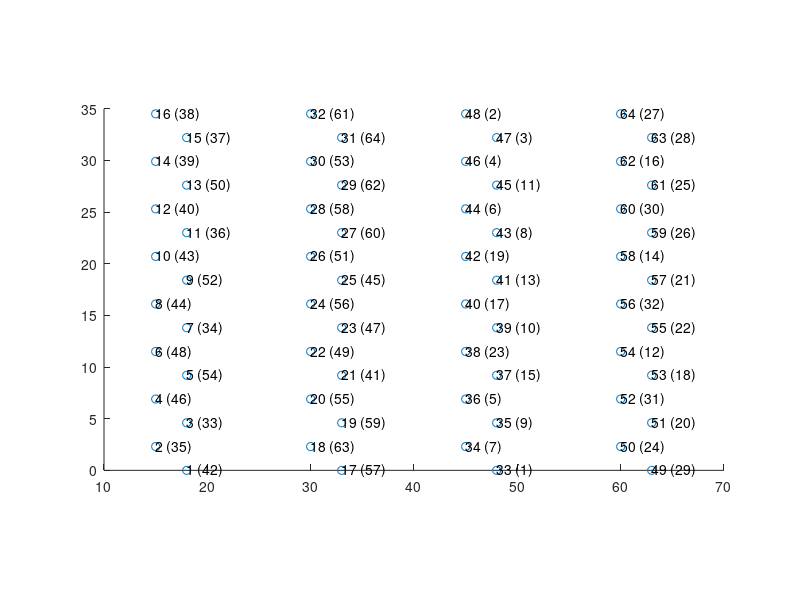
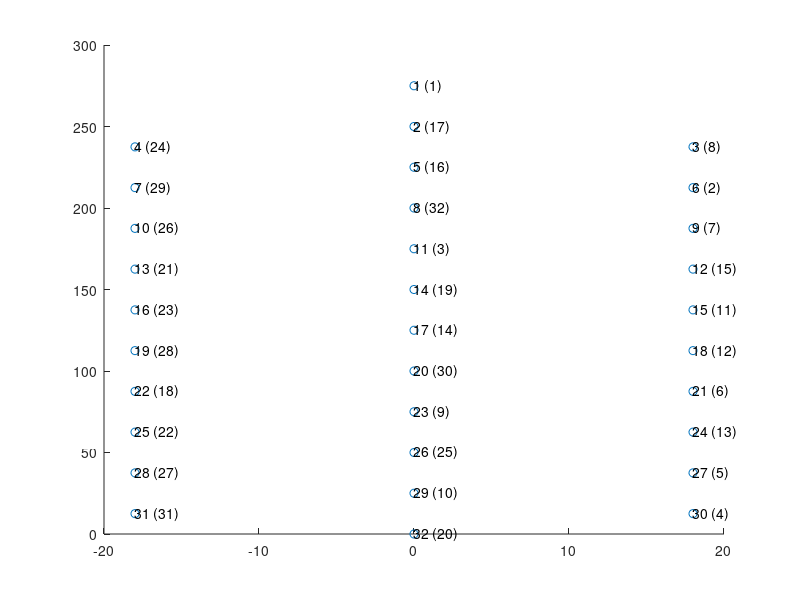

The MATLAB script that drew these images, in order:
%% GENERATE MAPS FOR KILOSORT (I THINK THIS IS FOR VISUALIZATION PURPOSES ONLY)




%% NeuronexusA4x16-Poly2, intan

kiloSortInds = [6 8 10 12 14 16 4 2 1 3 15 13 11 9 7 5 22 24 26 28 30 32 20 18 17 19 31 29 27 25 23 21 38 40 42 44 46 48 36 34 33 35 47 45 43 41 39 37 54 56 58 60 62 64 52 50 49 51 63 61 59 57 55 53];
intanInds = [47 43 42 39 38 37 45 34 41 32 36 49 35 51 33 53 48 55 50 57 52 60 54 62 56 58 63 61 59 44 46 40 22 16 18 5 3 1 4 6 0 8 2 10 7 12 9 14 11 31 13 29 15 26 30 23 28 19 27 24 25 20 21 17] + 1;

% get desired site locations map
shankSeparation = 150;
siteLocations = nan(16, 2); % start with one shank, then replicate after
siteLocations(2:2:16,:) = cat(2, zeros(8,1), (0:46:46*7)'+23); % first column of leftmost shank
siteLocations(1:2:15,:) = cat(2, ones(8,1)*30, (0:46:46*7)'); % second column of leftmost shank

siteLocations = repmat(siteLocations,4,1);
siteLocations(:,1) = siteLocations(:,1) + repelem(1:4,16)'.*shankSeparation;


% apply channel mapping to site locations
siteLocationsRemapped = nan(size(siteLocations));
for i = 1:64
    shankLocation = siteLocations(kiloSortInds(i),:);
    siteLocationsRemapped(intanInds(i),:) = shankLocation;
end

% visualize final mapping results



Nchannels = 64;
connected = true(Nchannels, 1);
chanMap   = 1:Nchannels;
chanMap0ind = chanMap - 1;
xcoords   = siteLocationsRemapped(:,1);
ycoords   = siteLocationsRemapped(:,2);
kcoords   = ones(Nchannels,1); % grouping of channels (i.e. tetrode groups)
fs = 30000; % sampling frequency


% % probe BDFD // original mapping
% save('Y:\obstacleData\ephys\channelMaps\kilosort\BDFD.mat', ...
%     'chanMap','connected', 'xcoords', 'ycoords', 'kcoords', 'chanMap0ind', 'fs')

% probe BDFD // after right most shank broken
connected([27 16 30 14 32 12 31 24 28 25 26 21 22 18 20 29]) = false;
save('Z:\obstacleData\ephys\channelMaps\kilosort\BDFD2.mat', ...
    'chanMap','connected', 'xcoords', 'ycoords', 'kcoords', 'chanMap0ind', 'fs')



close all; figure('Position', [134 119 1595 807]);
scatter(siteLocations(:,1)*0.1, siteLocations(:,2)*0.1)
for i = 1:size(siteLocations,1)
    text(siteLocations(i,1)*0.1, siteLocations(i,2)*0.1, [num2str(i) ' (' num2str(intanInds(kiloSortInds==i)) ')'])
end
daspect([1 1 1])



%% NeuronexusA1x32Poly3, intan

neuro = [23 25 27 29 31 19 17 21 11 15 13 1 3 5 7 9;
         24 26 28 30 32 20 18 22 12 16 14 2 4 6 8 10];

intan = [23 22 21 20 19 18 17 16 15 14 13 12 11 10 9 8;
         24 25 26 27 28 29 30 31 0 1 2 3 4 5 6 7];
intan = intan+1;
intan = fliplr(intan);


connectorInds = [16 6 5 15 4 7 3 8 2 9 1 10 14 13 12 11 22 21 20 19 23 25 24 18 26 17 27 29 28 31 30 32];
kiloSortInds = [31 28 25 22 19 16 13 10 7 4 32 26 20 14 8 2 1 5 11 17 23 29 3 6 9 12 15 18 21 24 27 30];
intanInds = intan(arrayfun(@(x) find(neuro==x), connectorInds));

% get desired site locations map
siteLocations = nan(32, 2);
siteLocations(4:3:31, :) = cat(2, ones(10,1)*-18, fliplr(12.5 : 25 : (12.5+25*9))'); % xy values for left column
siteLocations([1 2:3:32], :) = cat(2, zeros(12,1), fliplr(0 : 25 : (25*11))'); % xy values for right column
siteLocations(3:3:30, :) = cat(2, ones(10,1)*18, fliplr(12.5 : 25 : (12.5+25*9))'); % xy values for right column


% apply channel mapping to site locations
siteLocationsRemapped = nan(size(siteLocations));
for i = 1:32
    shankLocation = siteLocations(kiloSortInds(i),:);
    siteLocationsRemapped(intanInds(i),:) = shankLocation;
end

% visualize final mapping results
close all; figure('Position', [134 119 400 807]);
scatter(siteLocations(:,1), siteLocations(:,2))
for i = 1:size(siteLocations,1)
    text(siteLocations(i,1), siteLocations(i,2), [num2str(i) ' (' num2str(intanInds(kiloSortInds==i)) ')'])
end


Nchannels = 32;
connected = true(Nchannels, 1);
chanMap   = 1:Nchannels;
chanMap0ind = chanMap - 1;
xcoords   = siteLocationsRemapped(:,1);
ycoords   = siteLocationsRemapped(:,2);
kcoords   = ones(Nchannels,1); % grouping of channels (i.e. tetrode groups)
fs = 30000; % sampling frequency

% probe C6CE
save('Y:\obstacleData\ephys\channelMaps\kilosort\C6CE.mat', ...
    'chanMap','connected', 'xcoords', 'ycoords', 'kcoords', 'chanMap0ind', 'fs')

% probe D55F // nine sites defective?
connected([18 28 14 9 10 2 7 15 11]) = false;
save('Y:\obstacleData\ephys\channelMaps\kilosort\D55F.mat', ...
    'chanMap','connected', 'xcoords', 'ycoords', 'kcoords', 'chanMap0ind', 'fs')
